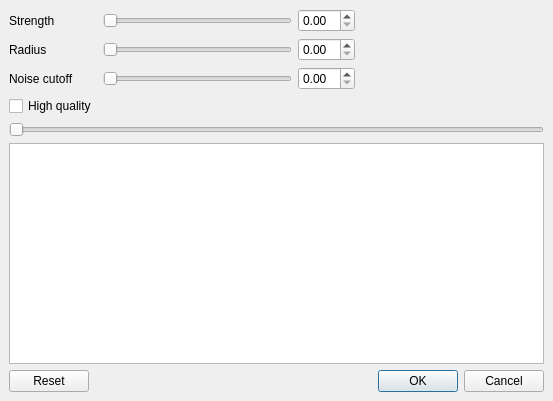
<?xml version="1.0" encoding="UTF-8"?>
<ui version="4.0">
 <class>waveletSharpDialog</class>
 <widget class="QDialog" name="waveletSharpDialog">
  <property name="geometry">
   <rect>
    <x>0</x>
    <y>0</y>
    <width>553</width>
    <height>401</height>
   </rect>
  </property>
  <property name="windowTitle">
   <string>Wavelet Sharpener</string>
  </property>
  <layout class="QVBoxLayout" name="verticalLayout">
   <property name="spacing">
    <number>6</number>
   </property>
   <property name="leftMargin">
    <number>9</number>
   </property>
   <property name="topMargin">
    <number>9</number>
   </property>
   <property name="rightMargin">
    <number>9</number>
   </property>
   <property name="bottomMargin">
    <number>9</number>
   </property>
   <item>
    <layout class="QGridLayout" name="gridLayout">
     <property name="leftMargin">
      <number>0</number>
     </property>
     <property name="topMargin">
      <number>0</number>
     </property>
     <property name="rightMargin">
      <number>0</number>
     </property>
     <property name="bottomMargin">
      <number>0</number>
     </property>
     <item row="1" column="1">
      <widget class="QSlider" name="horizontalSliderStrength">
       <property name="minimum">
        <number>0</number>
       </property>
       <property name="maximum">
        <number>100</number>
       </property>
       <property name="pageStep">
        <number>10</number>
       </property>
       <property name="orientation">
        <enum>Qt::Horizontal</enum>
       </property>
      </widget>
     </item>
     <item row="2" column="3">
      <spacer name="horizontalSpacer_2">
       <property name="orientation">
        <enum>Qt::Horizontal</enum>
       </property>
       <property name="sizeHint" stdset="0">
        <size>
         <width>40</width>
         <height>20</height>
        </size>
       </property>
      </spacer>
     </item>
     <item row="2" column="1">
      <widget class="QSlider" name="horizontalSliderRadius">
       <property name="maximum">
        <number>200</number>
       </property>
       <property name="pageStep">
        <number>20</number>
       </property>
       <property name="orientation">
        <enum>Qt::Horizontal</enum>
       </property>
      </widget>
     </item>
     <item row="2" column="0">
      <widget class="QLabel" name="labelRadius">
       <property name="text">
        <string>Radius</string>
       </property>
      </widget>
     </item>
     <item row="1" column="3">
      <spacer name="horizontalSpacer">
       <property name="orientation">
        <enum>Qt::Horizontal</enum>
       </property>
       <property name="sizeHint" stdset="0">
        <size>
         <width>40</width>
         <height>20</height>
        </size>
       </property>
      </spacer>
     </item>
     <item row="4" column="0">
      <widget class="QCheckBox" name="checkBoxHQ">
       <property name="text">
        <string>High quality</string>
       </property>
      </widget>
     </item>
     <item row="1" column="2">
      <widget class="QDoubleSpinBox" name="doubleSpinBoxStrength">
       <property name="maximum">
        <double>1.000000000000000</double>
       </property>
       <property name="singleStep">
        <double>0.010000000000000</double>
       </property>
      </widget>
     </item>
     <item row="2" column="2">
      <widget class="QDoubleSpinBox" name="doubleSpinBoxRadius">
       <property name="maximum">
        <double>2.000000000000000</double>
       </property>
       <property name="singleStep">
        <double>0.010000000000000</double>
       </property>
      </widget>
     </item>
     <item row="1" column="0">
      <widget class="QLabel" name="labelStrength">
       <property name="text">
        <string>Strength</string>
       </property>
      </widget>
     </item>
     <item row="3" column="0">
      <widget class="QLabel" name="labelCutoff">
       <property name="text">
        <string>Noise cutoff</string>
       </property>
      </widget>
     </item>
     <item row="3" column="1">
      <widget class="QSlider" name="horizontalSliderCutoff">
       <property name="maximum">
        <number>1000</number>
       </property>
       <property name="orientation">
        <enum>Qt::Horizontal</enum>
       </property>
      </widget>
     </item>
     <item row="3" column="2">
      <widget class="QDoubleSpinBox" name="doubleSpinBoxCutoff">
       <property name="maximum">
        <double>10.000000000000000</double>
       </property>
       <property name="singleStep">
        <double>0.010000000000000</double>
       </property>
      </widget>
     </item>
    </layout>
   </item>
   <item>
    <layout class="QHBoxLayout" name="toolboxLayout"/>
   </item>
   <item>
    <widget class="ADM_flyNavSlider" name="horizontalSlider">
     <property name="orientation">
      <enum>Qt::Horizontal</enum>
     </property>
    </widget>
   </item>
   <item>
    <widget class="QGraphicsView" name="graphicsView">
     <property name="focusPolicy">
      <enum>Qt::NoFocus</enum>
     </property>
    </widget>
   </item>
   <item>
    <widget class="QDialogButtonBox" name="buttonBox">
     <property name="orientation">
      <enum>Qt::Horizontal</enum>
     </property>
     <property name="standardButtons">
      <set>QDialogButtonBox::Cancel|QDialogButtonBox::Ok|QDialogButtonBox::Reset</set>
     </property>
    </widget>
   </item>
  </layout>
 </widget>
 <customwidgets>
  <customwidget>
   <class>ADM_flyNavSlider</class>
   <extends>ADM_QSlider</extends>
   <header>ADM_toolkitQt.h</header>
  </customwidget>
  <customwidget>
   <class>ADM_QSlider</class>
   <extends>QSlider</extends>
   <header>ADM_toolkitQt.h</header>
  </customwidget>
 </customwidgets>
 <resources/>
 <connections>
  <connection>
   <sender>buttonBox</sender>
   <signal>accepted()</signal>
   <receiver>waveletSharpDialog</receiver>
   <slot>accept()</slot>
   <hints>
    <hint type="sourcelabel">
     <x>248</x>
     <y>254</y>
    </hint>
    <hint type="destinationlabel">
     <x>157</x>
     <y>274</y>
    </hint>
   </hints>
  </connection>
  <connection>
   <sender>buttonBox</sender>
   <signal>rejected()</signal>
   <receiver>waveletSharpDialog</receiver>
   <slot>reject()</slot>
   <hints>
    <hint type="sourcelabel">
     <x>316</x>
     <y>260</y>
    </hint>
    <hint type="destinationlabel">
     <x>286</x>
     <y>274</y>
    </hint>
   </hints>
  </connection>
 </connections>
</ui>
